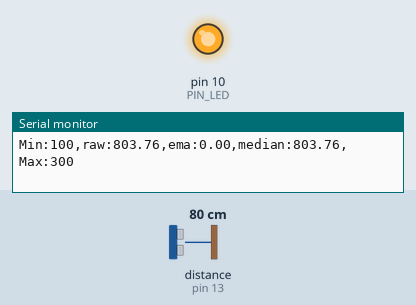
A sketch run on a simulated Arduino Uno, built with avr-gcc and run on an emulated ATmega328P. On the bench: output pins drawn as LEDs (lit = HIGH), the last lines printed to the serial monitor. Wiring (inferred from the names in the program): ultrasonic range finder: trigger pin 12; echo pin 13. Inputs (shaded band) come from the test bench; at power-on: distance to the obstacle (sensor on pin 13) 80 cm. The echo pulse lasts 58.3 µs per cm; pins used as bus, display or sensor lines are not drawn.

Above: at 1.2 s.
1.3 s: distance to the obstacle (sensor on pin 13) set to 18 cm
At 2.2 s:
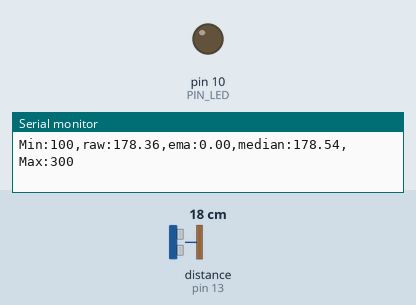
2.8 s: distance to the obstacle (sensor on pin 13) set to 2 cm
At 3.4 s:
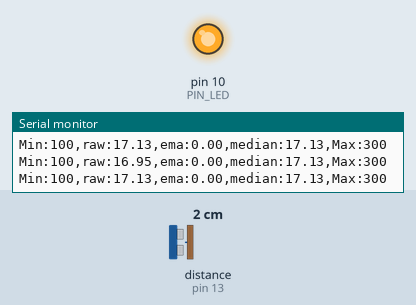
Timing chart, 0 to 5.8 s (numbered marks = the images above; inputs shaded):
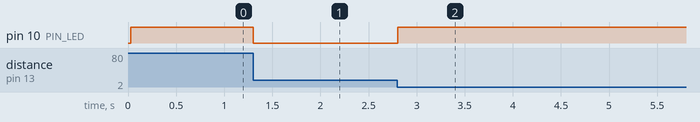

Measured:
- after the input at 1.3 s, pin 10 (PIN_LED): HIGH → LOW at once
- after the input at 2.8 s, pin 10 (PIN_LED): LOW → HIGH at once

The sketch:

09_example_1.ino
```cpp
// Arduino pin assignment
#include <Arduino.h>
#define PIN_LED  10
#define PIN_TRIG 12
#define PIN_ECHO 13

// configurable parameters
#define SND_VEL 346.0     // sound velocity at 24 celsius degree (unit: m/sec)
#define INTERVAL 25       // sampling interval (unit: msec)
#define PULSE_DURATION 10 // ultra-sound Pulse Duration (unit: usec)
#define _DIST_MIN 100     // minimum distance to be measured (unit: mm)
#define _DIST_MAX 300     // maximum distance to be measured (unit: mm)

#define TIMEOUT ((INTERVAL / 2) * 1000.0) // maximum echo waiting time (unit: usec)
#define SCALE (0.001 * 0.5 * SND_VEL)     // coefficent to convert duration to distance

#define _EMA_ALPHA 0.10f    // EMA weight of new sample (range: 0 to 1)
                          // Setting EMA to 1 effectively disables EMA filter.

// global variables
constexpr int SAMPLE_SIZE = 30;      //sample size (샘플 크기)
unsigned long last_sampling_time;   // unit: msec
float dist_prev = _DIST_MAX;        // Distance last-measured
float dist_ema;                     // EMA distance
float dist_med = 0.0f;
int counter = 0;

// circular buffer (fixed size)
float sampleArray[SAMPLE_SIZE] = {0.0f};

///// Utility: median for small arrays (copies to tmp and insertion sorts, 중위수 구하기)
float median_of_array(const float *arr, int n) {
  if (n <= 0) return 0.0f;
  // copy to tmp
  float tmp[ SAMPLE_SIZE ]; // max SAMPLE_SIZE
  for (int i = 0; i < n; ++i) tmp[i] = arr[i];

  // insertion sort (efficient for small n)
  for (int i = 1; i < n; ++i) {
    float key = tmp[i];
    int j = i - 1;
    while (j >= 0 && tmp[j] > key) {
      tmp[j + 1] = tmp[j];
      --j;
    }
    tmp[j + 1] = key;
  }

  if (n % 2 == 1) return tmp[n / 2];
  return (tmp[n / 2 - 1] + tmp[n / 2]) / 2.0f;
}

void setup() {
  // initialize GPIO pins
  pinMode(PIN_LED,OUTPUT);
  pinMode(PIN_TRIG,OUTPUT);
  pinMode(PIN_ECHO,INPUT);
  digitalWrite(PIN_TRIG, LOW);

  // initialize serial port
  Serial.begin(57600);
}

void loop() {
  float dist_raw, dist_filtered;

  // wait until next sampling time.
  // millis() returns the number of milliseconds since the program started.
  // will overflow after 50 days.
  if (millis() < last_sampling_time + INTERVAL)
    return;

  // get a distance reading from the USS
  dist_raw = USS_measure(PIN_TRIG,PIN_ECHO);


  if (dist_raw == 0.0f || dist_raw > _DIST_MAX || dist_raw < _DIST_MIN) {
    dist_filtered = dist_prev;
  } else {
    dist_filtered = dist_raw;
    dist_prev = dist_raw;
  }

    if (counter < SAMPLE_SIZE) {
    sampleArray[counter] = dist_raw;
    // compute median of the filled portion (counter+1)
    dist_med = median_of_array(sampleArray, counter + 1);
  } else {
    // circular overwrite
    sampleArray[counter % SAMPLE_SIZE] = dist_raw;
    dist_med = median_of_array(sampleArray, SAMPLE_SIZE);
  }


  // do something here
  if ((dist_raw < _DIST_MIN) || (dist_raw > _DIST_MAX))
    digitalWrite(PIN_LED, 1);       // LED OFF
  else
    digitalWrite(PIN_LED, 0);       // LED ON

  // update last sampling time
  last_sampling_time += INTERVAL;
  ++counter;
  //신규 시리얼 출력 방식
  Serial.print("Min:"); Serial.print(_DIST_MIN);
  Serial.print(",raw:"); Serial.print(dist_raw);
  Serial.print(",ema:"); Serial.print(dist_ema);
  Serial.print(",median:"); Serial.print(dist_med);
  Serial.print(",Max:"); Serial.print(_DIST_MAX);
  Serial.println();
}

// get a distance reading from USS. return value is in millimeter.
float USS_measure(int TRIG, int ECHO)
{
  digitalWrite(TRIG, HIGH);
  delayMicroseconds(PULSE_DURATION);
  digitalWrite(TRIG, LOW);

  return pulseIn(ECHO, HIGH, TIMEOUT) * SCALE; // unit: mm

  // Pulse duration to distance conversion example (target distance = 17.3m)
  // - pulseIn(ECHO, HIGH, timeout) returns microseconds (음파의 왕복 시간)
  // - 편도 거리 = (pulseIn() / 1,000,000) * SND_VEL / 2 (미터 단위)
  //   mm 단위로 하려면 * 1,000이 필요 ==>  SCALE = 0.001 * 0.5 * SND_VEL
  //
  // - 예, pusseIn()이 100,000 이면 (= 0.1초, 왕복 거리 34.6m)
  //        = 100,000 micro*sec * 0.001 milli/micro * 0.5 * 346 meter/sec
  //        = 100,000 * 0.001 * 0.5 * 346
  //        = 17,300 mm  ==> 17.3m
}
```
